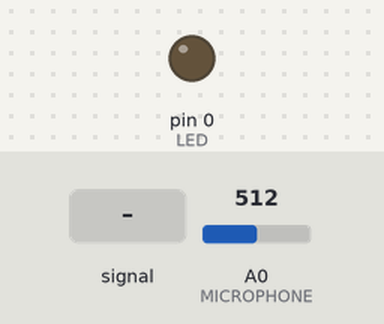
A sketch run on a simulated Arduino Uno, built with avr-gcc and run on an emulated ATmega328P. Parts: output pins drawn as LEDs (lit = HIGH). The test bench sets the inputs (shaded band); at power-on: A0 (MICROPHONE) = 512.

Above: at 2.2 s.
2.3 s: A0 (MICROPHONE) fed a 200 Hz sine of ±81 counts around its level
At 2.77 s:
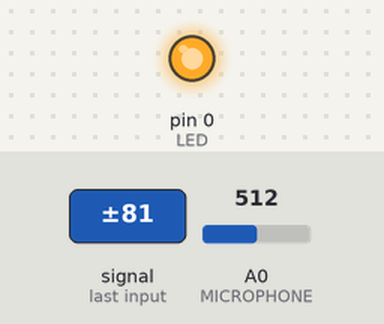
5.3 s: A0 (MICROPHONE) set to 716
At 6.2 s:
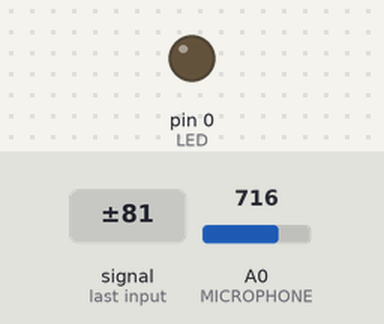
Timing chart, 0 to 8.3 s (numbered marks = the images above; inputs shaded):
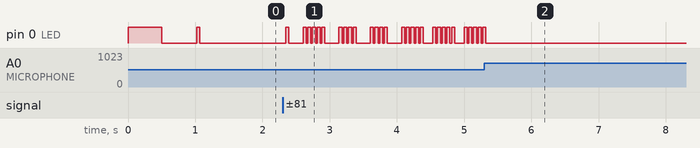

The sketch:

angry-bear.ino
```cpp
/*
 * Project: Angry Bear
 *
 * Description: Flash an LED mounted in-between a teddy bear's eyes when sound is detected
 * AT Tiny85  : 1MHz internal clock
 */

#define LED 0
#define MICROPHONE A0
#define AVG_SAMPLES 20          // Average samples to filter out high frequency noise
#define SOUND_THRESHOLD 8       // Values below 8 cause oscillation

#define ledPinSetup() pinMode(LED, OUTPUT);
#define ledOn() digitalWrite(LED, HIGH);
#define ledOff() digitalWrite(LED, LOW);

/************************************************/
const uint32_t led_on_time_ms = 25;
int prev_average = 0;
bool led_on = false;
uint32_t led_off_time = 0;

/************************************************/
void ledFlash();

/************************************************/
void setup() {
  ledPinSetup();

  // Flash on startup to check hardware
  ledFlash();
}

void loop() {
  int average = 0;
  int sum = 0;

  for (int i = 0; i < AVG_SAMPLES; i++) {
    sum += analogRead(MICROPHONE);
    delay(1);
  }

  if (sum > AVG_SAMPLES) {
    average = sum / AVG_SAMPLES;
  }

  if ((average - prev_average) > SOUND_THRESHOLD) {
    if (!led_on) {
      led_on = true;
      ledOn();
      led_off_time = millis() + led_on_time_ms;
    } else { led_on = false; }
  }

  if (millis() >= led_off_time) { ledOff(); led_on = false; }

  delay(1);

  prev_average = average;
}

void ledFlash() {
  ledOn();
  delay(500);
  ledOff();
  delay(500);
}
```

Measured:
- after the input at 5.3 s, pin 0 (LED): goes on until 5.3 s, then stays LOW
